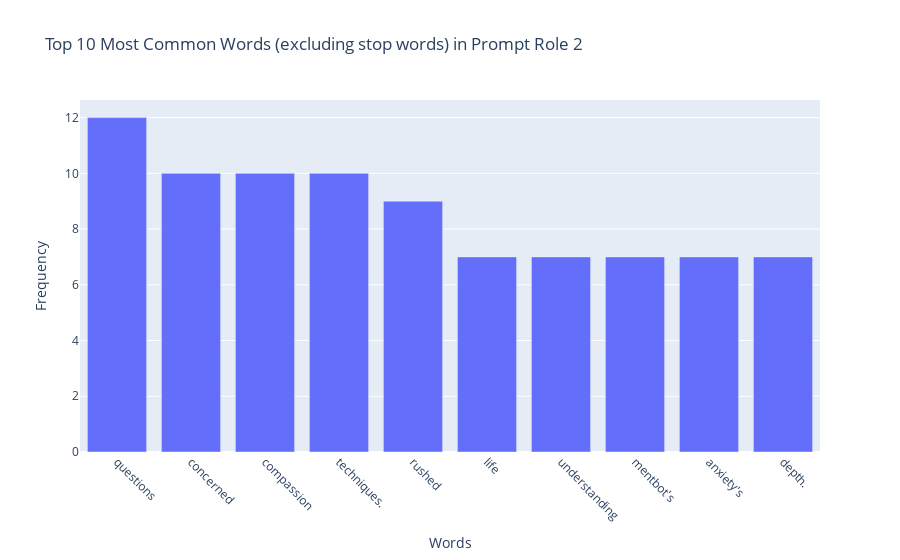

Write notebook code for a chart like this one.
### Code cell
plot_word_frequency(feedback_data['Review'][1], "Prompt Role 2")

### Figure 1 — Plotly figure (JSON) as saved in the notebook; plotly's stock layout.template omitted (floating-point values rounded to 4 significant figures)
{"data": [{"alignmentgroup": "True", "hovertemplate": "Words=%{x}<br>Frequency=%{y}<extra></extra>", "legendgroup": "", "marker": {"color": "#636efa", "pattern": {"shape": ""}}, "name": "", "offsetgroup": "", "orientation": "v", "showlegend": false, "textposition": "auto", "type": "bar", "x": ["questions", "concerned", "compassion", "techniques.", "rushed", "life", "understanding", "mentbot's", "anxiety's", "depth."], "xaxis": "x", "y": [12, 10, 10, 10, 9, 7, 7, 7, 7, 7], "yaxis": "y"}], "layout": {"barmode": "relative", "legend": {"tracegroupgap": 0}, "title": {"text": "Top 10 Most Common Words (excluding stop words) in Prompt Role 2"}, "xaxis": {"anchor": "y", "domain": [0, 1], "tickangle": 45, "title": {"text": "Words"}}, "yaxis": {"anchor": "x", "domain": [0, 1], "title": {"text": "Frequency"}}}}
